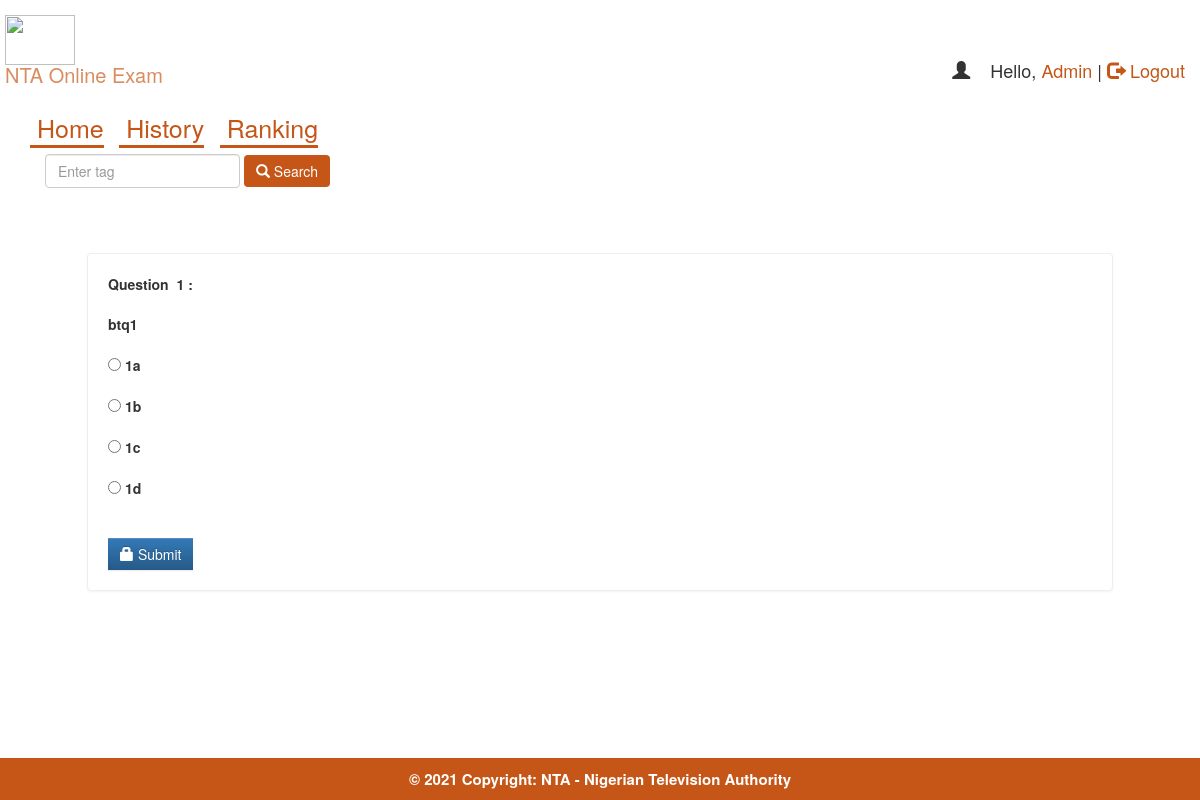
/account.php?q=quiz&step=2&eid=61fcf61706be5&n=1&t=4 (signed in), run on the app's committed database.
### tables this page shows
CREATE TABLE `questions` (
  `eid` text NOT NULL,
  `qid` text NOT NULL,
  `qns` text NOT NULL,
  `choice` int(10) NOT NULL,
  `sn` int(11) NOT NULL
);

CREATE TABLE `options` (
  `qid` varchar(50) NOT NULL,
  `option` varchar(5000) NOT NULL,
  `optionid` text NOT NULL
);

### account.php (the view, shortened to what this page needs)
<!DOCTYPE html>
<html lang="en">
<head>
<link  rel="stylesheet" href="css/bootstrap.min.css"/>
 <link  rel="stylesheet" href="css/bootstrap-theme.min.css"/>
 <link rel="stylesheet" href="css/main.css">
 <link  rel="stylesheet" href="css/font.css">
</head>
<body>
<div class="header">
<div class="row">
<span class="navbar-brand"><img src="image/Header-logo-NTA-transparent.png" width="70" height="50"> NTA Online Exam</span></div>
<span class="col-md-4 col-md-offset-8">
 <?php
 include_once 'dbConnection.php';
  if(!(isset($_SESSION['email']))){
header("location:index.php");
}
else
{
$name = $_SESSION['name'];
echo '<h4><span class="pull-right top title1" ><span class="log1"><span class="glyphicon glyphicon-user" aria-hidden="true"></span>&nbsp;&nbsp;&nbsp;&nbsp;Hello,</span> <a href="account.php?q=1" class="log log1">'.$name.'</a>&nbsp;|&nbsp;<a href="logout.php?q=account.php" class="log"><span class="glyphicon glyphicon-log-out" aria-hidden="true"></span>&nbsp;Logout</button></a></span></h4>';
}?>
</span>
</div>
<br><br><br>
<div class="bg">
<div class="container">
    <div class="dash">
        <span <?php if(@$_GET['q']==1) echo'class="active"'; ?> ><a href="account.php?q=1" style="text-decoration: none; border-bottom: 3px solid; font-size: 25px;">&nbsp;Home<span class="sr-only"></span></a></span>&nbsp;&nbsp;&nbsp;
        <span <?php if(@$_GET['q']==2) echo'class="active"'; ?>><a href="account.php?q=2" style="text-decoration: none; border-bottom: 3px solid; font-size: 25px;">&nbsp;History</a></span>&nbsp;&nbsp;&nbsp;
	    <span <?php if(@$_GET['q']==3) echo'class="active"'; ?>><a href="account.php?q=3" style="text-decoration: none; border-bottom: 3px solid; font-size: 25px;">&nbsp;Ranking</a></span>
    </div>
    <form class="navbar-form navbar-left" role="search">
        <div class="form-group">
          <input type="text" class="form-control" placeholder="Enter tag ">
        </div>
        <button type="submit" class="btn"><span class="glyphicon glyphicon-search" aria-hidden="true"></span>&nbsp;Search</button>
    </form>
</div>
<div class="container">
<div class="row">
<div class="col-md-12">
<?php
if(@$_GET['q']== 'quiz' && @$_GET['step']== 2) {
$eid=@$_GET['eid'];
$sn=@$_GET['n'];
$total=@$_GET['t'];
$q=mysqli_query($con,"SELECT * FROM questions WHERE eid='$eid' AND sn='$sn' " );
echo '<div class="panel" style="margin:5%">';
while($row=mysqli_fetch_array($q) )
{
$qns=$row['qns'];
$qid=$row['qid'];
echo '<b>Question &nbsp;'.$sn.'&nbsp;:<br><br>'.$qns.' <br>';
}
$q=mysqli_query($con,"SELECT * FROM options WHERE qid='$qid' " );
echo '<form action="update.php?q=quiz&step=2&eid='.$eid.'&n='.$sn.'&t='.$total.'&qid='.$qid.'" method="POST"  class="form-horizontal">
<br />';
while($row=mysqli_fetch_array($q) )
{
$option=$row['option'];
$optionid=$row['optionid'];
echo'<input type="radio" name="ans" value="'.$optionid.'"><b> '.$option.' </b><br><br>';
}
echo'<br /><button type="submit" class="btn btn-primary" style="border-radius:0%"><span class="glyphicon glyphicon-lock" aria-hidden="true"></span>&nbsp;Submit</button></form></div>';
}
?>
</div></div></div></div>
<div class="footer text-center" >
    <div class="text-center p-3"style="background-color:#c55617, color:white; padding:10px;" >
        © 2021 Copyright: NTA - Nigerian Television Authority
    </div>
</div>
</body>
</html>

### css/main.css (style rules this page uses)
.navbar-brand { color: #c55617; padding-left: 2rem; font-size: 2rem; }
.footer { color: #fff; background-color: #0e0601; position: fixed; left: 0; bottom: 0; font-size: 15px; text-align: center; border-top: 1px solid; border-color: #c55617; background-color: #c55617; width: 100%; }
a { color: #c55617; }
.btn { border: none; background-color: #c55617; color: #fff; }
.panel { border-color: #eee; margin: 40px; padding: 20px; }

### data on the page
questions: qns "btq1"
options: option "1a"
options: option "1b"
options: option "1c"
options: option "1d"

### other printed values
$name "Admin"
